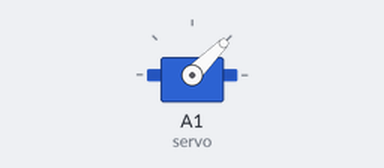
This program was run on a simulated CircuitPython board. Shown: servo. Servo angles are drawn from the pulse width (0.5 ms = 0°, 2.5 ms = 180°).

Above: at 0.05 s.
At 1.5 s:
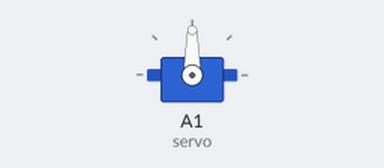
At 3.0 s:
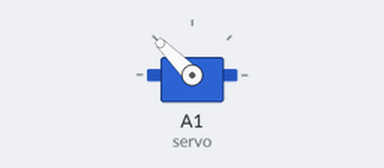
Timing chart, 0 to 6.9 s (numbered marks = the images above):
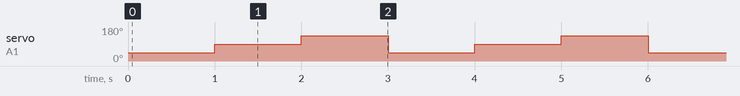

The program:

code.py
```python
# Demo of Servo Motor Driving
# Author: Craig Versek, based on example and library by Tony DiCola
#
# We have a mini RC servo motor available for rotational actuation applications
# (e.g., driving a pendulum, opening a door)
# According to Bill Earl (ref. https://learn.adafruit.com/adafruit-motor-selection-guide/rc-servos)
# """The most common and economical type of servo motor in the hobbyist world
#   is the RC Servo. These were originally designed for hobbyist Radio
#   Control systems. But these days they are widely used for all sorts of
#   small-scale projects where moderately precise positioning is required.
#   Most RC servos provide position control over an approximately 180 degree
#   range. They do not provide speed control or continuous rotation.""""
#
#  The signal for driving a servo to a particular angle (and holding it there)
#  is fairly simple.  According to Simon Monk
#  (ref. https://learn.adafruit.com/adafruit-arduino-lesson-14-servo-motors/servo-motors)
# """ The position of the servo motor is set by the length of a pulse.
#     The servo expects to receive a pulse roughly every 20 milliseconds
#     [equivalent to a PWM frequency of 50Hz]. If that pulse is high for 1
#     millisecond, then the servo angle will be zero, if it is 1.5 milliseconds,
#     then it will be at its centre position and if it is 2 milliseconds
#     it will be at 180 degrees. The end points of the servo can vary and many
#     servos only turn through about 170 degrees."""
#
import time
import board
import pulseio

# setup the server PWM driver pin
# NOTE: the CPX pinout diagram is not accurate about which pins support PWM output
#       I have tested the following to be working:
#          alligator pads: A1,A2,A3,A6
#          red LED: D13
# Other pins may not raise errors, but their use is questionable. For example, A8
# connects to the light sensor, so its probably not a good idea to drive it with PWM!
# When in doubt use A1 to drive external devices like servo motors.
servo = pulseio.PWMOut(board.A1, frequency=50)

#  The duration of the pulse being HIGH is known as the "duty cycle" often given
#  in a percentage of the pulse repeat period.  Here we will use milliseconds as
#  the measure of the duty cycle HIGH period and convert it to a fraction of the
#  integer 2**16 = 65535, which is used by the pulseio library.
def compute_duty_cycle(pulse_ms, frequency=50):
    period_ms = 1.0 / frequency * 1000.0
    duty_cycle = int(pulse_ms / (period_ms / 65535.0))
    return duty_cycle

# Loop through three standard positions
while True:
    servo.duty_cycle = compute_duty_cycle(1.0)  #1ms go to 0 deg position
    time.sleep(1.0)
    servo.duty_cycle = compute_duty_cycle(1.5)  #1.5ms go to 90 deg position
    time.sleep(1.0)
    servo.duty_cycle = compute_duty_cycle(2.0)  #2.0ms go to 180 deg position
    time.sleep(1.0)
```

Measured:
- by itself, servo on A1 (servo): repeats every 3.0 s: 135° 1.0 s, 45° 1.0 s, 90° 1.0 s
